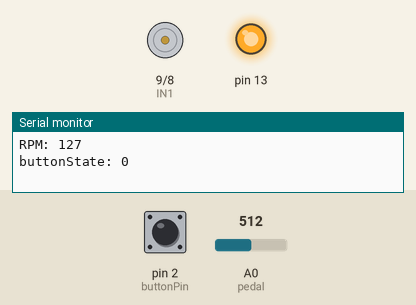
This sketch was run on a simulated Arduino Uno, built with avr-gcc and run on an emulated ATmega328P. On the bench: motor-driver pin pairs drawn as motors (green arrow = first pin HIGH = forward, orange = second pin HIGH = backward, longer = more drive, scaled by the enable pin), output pins drawn as LEDs (lit = HIGH), the last lines printed to the serial monitor. The inputs (shaded band) are chosen by the test bench; at power-on: pin 2 (buttonPin) LOW, A0 (pedal) = 512.

Above: at 1.8 s.
1.9 s: pin 2 (buttonPin) pulled HIGH for 1.2 s
At 4.0 s:
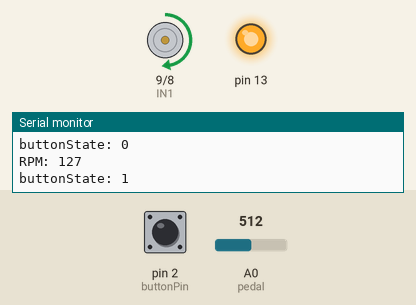
6.5 s: pin 2 (buttonPin) pulled HIGH for 3.2 s
At 11.4 s:
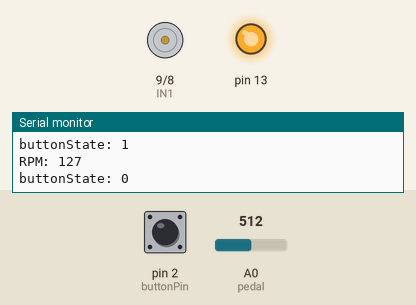
Timing chart, 0 to 12.9 s (numbered marks = the images above; inputs shaded):
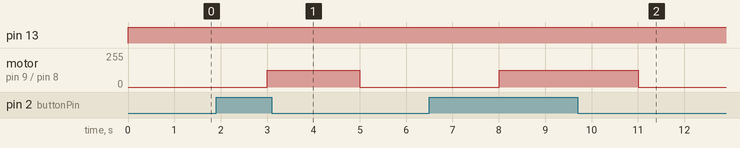

The sketch:

Task-3.ino
```cpp
#define EN 10
#define IN1 9
#define IN2 8

int motor_speed = 0;
int pedal = A0;
const int buttonPin = 2;
int buttonState = 0; // variable for reading the pushbutton status
void setup()
{
  pinMode(IN1, OUTPUT); // motor pin 1
  pinMode(IN2, OUTPUT); // motor pin 2
  pinMode(EN, OUTPUT); // motor PWM pin
  pinMode(pedal,INPUT); // potentiometer pin
  pinMode(buttonPin, INPUT);    // initialize the pushbutton pin as an input:
pinMode(13,OUTPUT);

  Serial.begin(9600);
}

void loop()
{
  digitalWrite(13,HIGH);
  buttonState = digitalRead(buttonPin);
  int pedalValue = analogRead(pedal);
  delay(1000);

  if (buttonState == HIGH) {
    buttonState =1;
  } else {
    buttonState =0;
  }
  motor_speed = map(pedalValue, 0, 1024, 0, 255);

  Serial.print("RPM: ");
  Serial.println(motor_speed);
  Serial.print("buttonState: ");
  Serial.println(buttonState);
  if( buttonState ==1)
  {
  if(motor_speed >= 0 && motor_speed <= 255)
       {
       digitalWrite(IN1, HIGH);
       digitalWrite(IN2, LOW);
       analogWrite(EN,motor_speed);
       }
}
if( buttonState ==0)
{
         analogWrite(EN,0);

}
}
```

Measured:
- after the input at 1.9 s, motor on pin 9 (IN1) / pin 8 (IN2): stopped → forward 127/255 after 1.1 s, → stopped 2.0 s later
- after the input at 6.5 s, motor on pin 9 (IN1) / pin 8 (IN2): stopped → forward 127/255 after 1.5 s, → stopped 3.0 s later
